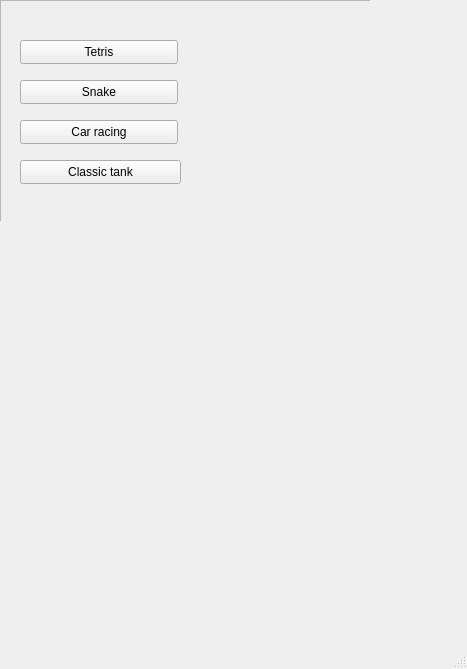
<?xml version="1.0" encoding="UTF-8"?>
<ui version="4.0">
 <class>MainWindow</class>
 <widget class="QMainWindow" name="MainWindow">
  <property name="geometry">
   <rect>
    <x>0</x>
    <y>0</y>
    <width>467</width>
    <height>669</height>
   </rect>
  </property>
  <property name="windowTitle">
   <string>Brick Game</string>
  </property>
  <property name="styleSheet">
   <string notr="true"/>
  </property>
  <widget class="QWidget" name="centralwidget">
   <widget class="QStackedWidget" name="stackedWidget">
    <property name="geometry">
     <rect>
      <x>0</x>
      <y>0</y>
      <width>370</width>
      <height>221</height>
     </rect>
    </property>
    <property name="currentIndex">
     <number>0</number>
    </property>
    <widget class="QWidget" name="page_2">
     <widget class="QFrame" name="background">
      <property name="enabled">
       <bool>true</bool>
      </property>
      <property name="geometry">
       <rect>
        <x>0</x>
        <y>0</y>
        <width>451</width>
        <height>641</height>
       </rect>
      </property>
      <property name="autoFillBackground">
       <bool>true</bool>
      </property>
      <property name="frameShape">
       <enum>QFrame::StyledPanel</enum>
      </property>
      <property name="frameShadow">
       <enum>QFrame::Plain</enum>
      </property>
      <property name="midLineWidth">
       <number>1</number>
      </property>
      <widget class="QPushButton" name="tetrisButton">
       <property name="geometry">
        <rect>
         <x>20</x>
         <y>40</y>
         <width>158</width>
         <height>24</height>
        </rect>
       </property>
       <property name="text">
        <string>Tetris</string>
       </property>
      </widget>
      <widget class="QPushButton" name="snakeButton">
       <property name="geometry">
        <rect>
         <x>20</x>
         <y>80</y>
         <width>158</width>
         <height>24</height>
        </rect>
       </property>
       <property name="text">
        <string>Snake</string>
       </property>
      </widget>
      <widget class="QPushButton" name="racingButton">
       <property name="geometry">
        <rect>
         <x>20</x>
         <y>120</y>
         <width>158</width>
         <height>24</height>
        </rect>
       </property>
       <property name="text">
        <string>Car racing</string>
       </property>
      </widget>
      <widget class="QPushButton" name="pushButton">
       <property name="geometry">
        <rect>
         <x>20</x>
         <y>160</y>
         <width>161</width>
         <height>24</height>
        </rect>
       </property>
       <property name="text">
        <string>Classic tank</string>
       </property>
      </widget>
     </widget>
    </widget>
   </widget>
  </widget>
  <widget class="QMenuBar" name="menubar">
   <property name="geometry">
    <rect>
     <x>0</x>
     <y>0</y>
     <width>467</width>
     <height>21</height>
    </rect>
   </property>
  </widget>
  <widget class="QStatusBar" name="statusbar"/>
 </widget>
 <resources/>
 <connections/>
</ui>
